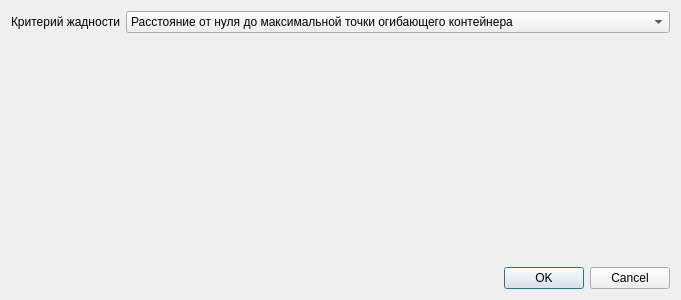
<?xml version="1.0" encoding="UTF-8"?>
<ui version="4.0">
 <class>GreedySolverDialog</class>
 <widget class="QDialog" name="GreedySolverDialog">
  <property name="geometry">
   <rect>
    <x>0</x>
    <y>0</y>
    <width>400</width>
    <height>300</height>
   </rect>
  </property>
  <property name="windowTitle">
   <string>Параметры жадного алгоритма</string>
  </property>
  <layout class="QVBoxLayout" name="verticalLayout">
   <item>
    <layout class="QFormLayout" name="formLayout">
     <item row="0" column="0">
      <widget class="QLabel" name="label">
       <property name="sizePolicy">
        <sizepolicy hsizetype="Preferred" vsizetype="Preferred">
         <horstretch>0</horstretch>
         <verstretch>0</verstretch>
        </sizepolicy>
       </property>
       <property name="text">
        <string>Критерий жадности</string>
       </property>
      </widget>
     </item>
     <item row="0" column="1">
      <widget class="QComboBox" name="comboBox">
       <item>
        <property name="text">
         <string>Расстояние от нуля до максимальной точки огибающего контейнера</string>
        </property>
       </item>
       <item>
        <property name="text">
         <string>Евклидово расстояние от максимальной точки поставленного блока до края контейнера</string>
        </property>
       </item>
       <item>
        <property name="text">
         <string>Хеммингово расстояние от максимальной точки поставленного блока до края контейнера</string>
        </property>
       </item>
       <item>
        <property name="text">
         <string>Расстояние Чебышева от максимальной точки поставленного блока до края контейнера</string>
        </property>
       </item>
       <item>
        <property name="text">
         <string>Ближайшая точка, куда можно поставить контейнер</string>
        </property>
       </item>
       <item>
        <property name="text">
         <string>Отношение объёма огибающего контейнера к максимальному объёму</string>
        </property>
       </item>
      </widget>
     </item>
    </layout>
   </item>
   <item>
    <widget class="QDialogButtonBox" name="buttonBox">
     <property name="orientation">
      <enum>Qt::Horizontal</enum>
     </property>
     <property name="standardButtons">
      <set>QDialogButtonBox::Cancel|QDialogButtonBox::Ok</set>
     </property>
    </widget>
   </item>
  </layout>
 </widget>
 <resources/>
 <connections>
  <connection>
   <sender>buttonBox</sender>
   <signal>accepted()</signal>
   <receiver>GreedySolverDialog</receiver>
   <slot>accept()</slot>
   <hints>
    <hint type="sourcelabel">
     <x>248</x>
     <y>254</y>
    </hint>
    <hint type="destinationlabel">
     <x>157</x>
     <y>274</y>
    </hint>
   </hints>
  </connection>
  <connection>
   <sender>buttonBox</sender>
   <signal>rejected()</signal>
   <receiver>GreedySolverDialog</receiver>
   <slot>reject()</slot>
   <hints>
    <hint type="sourcelabel">
     <x>316</x>
     <y>260</y>
    </hint>
    <hint type="destinationlabel">
     <x>286</x>
     <y>274</y>
    </hint>
   </hints>
  </connection>
 </connections>
</ui>
